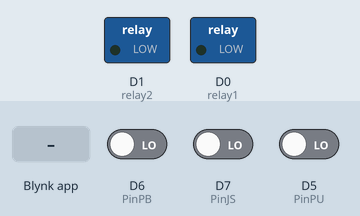
Simulated run of this sketch. Board: ESP8266 (NodeMCU). On the bench: switched loads named in the sketch (green lamp = pin HIGH). The inputs (shaded band) are chosen by the test bench; at power-on: D6 (PinPB) LOW, D7 (PinJS) LOW, D5 (PinPU) LOW. WiFi joins after 1.5 s; servers stay silent unless stated.

Above: at 3.0 s.
3.1 s: Blynk app writes 1 to V0
At 3.6 s:
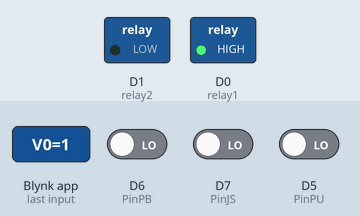
4.6 s: Blynk app writes 1 to V1
At 5.8 s:
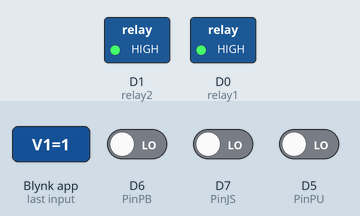
6.1 s: Blynk app writes 0 to V0
At 7.1 s:
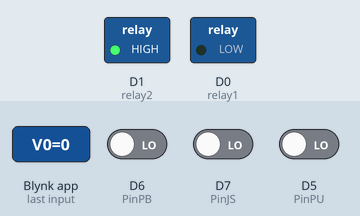
7.6 s: Blynk app writes 200 to V0
At 8.2 s:
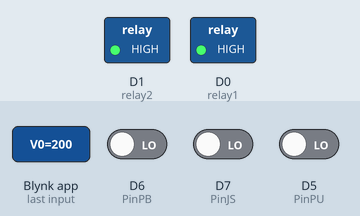
9.1 s: Blynk app writes 0 to V1
At 10.5 s:
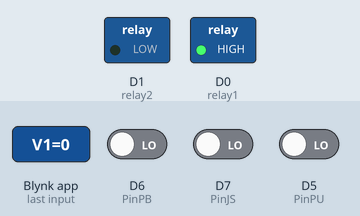
Timing chart, 0 to 11.6 s (numbered marks = the images above; inputs shaded):
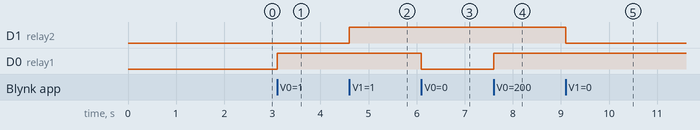

Measured:
- after the input at 3.1 s, D0 (relay1): LOW → HIGH at once
- after the input at 4.6 s, D1 (relay2): LOW → HIGH at once
- after the input at 6.1 s, D0 (relay1): HIGH → LOW at once
- after the input at 7.6 s, D0 (relay1): LOW → HIGH at once
- after the input at 9.1 s, D1 (relay2): HIGH → LOW at once

The sketch:

Latihan1_IOT_bangoen.ino
```cpp
/* Comment this out to disable prints and save space */
#define BLYNK_PRINT Serial

/* Fill in information from Blynk Device Info here */
#define BLYNK_TEMPLATE_ID "TMPL6updzk2p0"
#define BLYNK_TEMPLATE_NAME "Latihan1IOT"
#define BLYNK_AUTH_TOKEN "JkQOvwsmsds8nbJTkBswMjnwtGVm9xFx"


#include <ESP8266WiFi.h>
#include <BlynkSimpleEsp8266.h>

#define relay1 D0 //relay1
#define relay2 D1 //relay2
#define PinPU D5 //toggle0
#define PinPB D6 //toggle0
#define PinJS D7 //toggle0

// syntax times blnyk
BlynkTimer timer;

// Your WiFi credentials.
// Set password to "" for open networks.
char ssid[] = "ayen";
char pass[] = "ayen1234";

BLYNK_WRITE(V0){
  int RelayOn1 = param.asInt();
  digitalWrite(relay1, RelayOn1);
}

BLYNK_WRITE(V1){
  int RelayOn2 = param.asInt();
  digitalWrite(relay2, RelayOn2);
}

// Toggle function
void Toggle() {
  if(digitalRead(PinPU) == 1){
      Blynk.virtualWrite(V2, 1);
      Blynk.virtualWrite(V5, "Pintu Utama Terbuka");
  } else {
     Blynk.virtualWrite(V2, 0);
     Blynk.virtualWrite(V5, "Pintu Utama Tertutup");
  }

  if(digitalRead(PinPB) == 1){
      Blynk.virtualWrite(V3, 1);
      Blynk.virtualWrite(V6, "Pintu Belakang Terbuka");
  } else {
     Blynk.virtualWrite(V3, 0);
     Blynk.virtualWrite(V6, "Pintu Belakang Tertutup");
  }

  if(digitalRead(PinJS) == 1){
      Blynk.virtualWrite(V4, 1);
      Blynk.virtualWrite(V7, "Jendela Samping Terbuka");
  } else {
     Blynk.virtualWrite(V4, 0);
     Blynk.virtualWrite(V7, "Jendela Samping Tertutup");
  }
}

void setup()
{
  // Debug console
  Serial.begin(9600);

  Blynk.begin(BLYNK_AUTH_TOKEN, ssid, pass);
  pinMode(relay1, OUTPUT);
  pinMode(relay2, OUTPUT);
  pinMode(PinPU, INPUT);
  pinMode(PinPB, INPUT);
  pinMode(PinJS, INPUT);
  timer.setInterval(1000L, Toggle);
}

void loop()
{
  Blynk.run();
  timer.run();
}
```
